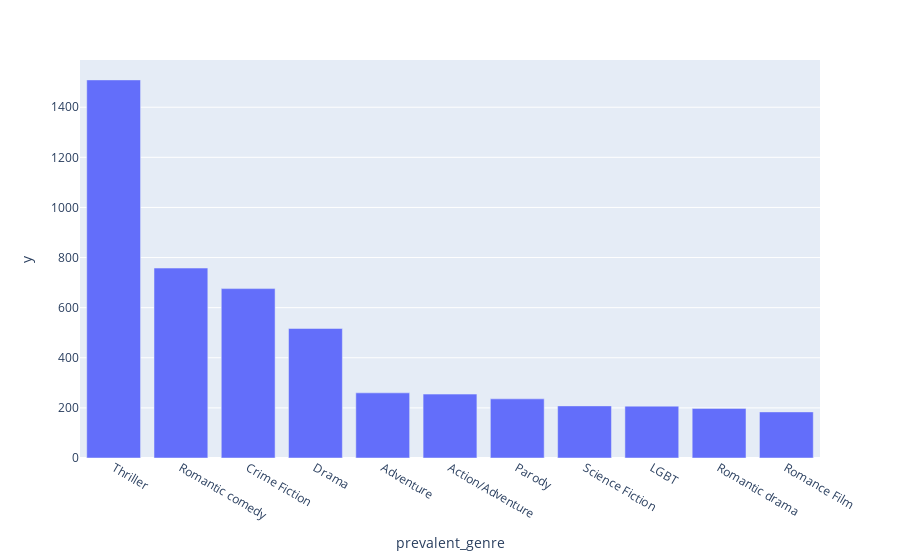

This figure's notebook cell:
### Code cell
## Distribution of genres in the dataset where count > 20
genre_count2 = df_genres['prevalent_genre'].value_counts()
genre_count2 = genre_count2[genre_count2 > 160]

fig = px.bar(genre_count2, x = genre_count2.index, y = genre_count2.values)
fig.show()

### Figure 1 — Plotly figure (JSON) as saved in the notebook; plotly's stock layout.template omitted (floating-point values rounded to 4 significant figures)
{"data": [{"alignmentgroup": "True", "hovertemplate": "prevalent_genre=%{x}<br>y=%{y}<extra></extra>", "legendgroup": "", "marker": {"color": "#636efa", "pattern": {"shape": ""}}, "name": "", "offsetgroup": "", "orientation": "v", "showlegend": false, "textposition": "auto", "type": "bar", "x": ["Thriller", "Romantic comedy", "Crime Fiction", "Drama", "Adventure", "Action/Adventure", "Parody", "Science Fiction", "LGBT", "Romantic drama", "Romance Film"], "xaxis": "x", "y": [1509, 758, 676, 517, 260, 255, 236, 208, 207, 198, 184], "yaxis": "y"}], "layout": {"barmode": "relative", "legend": {"tracegroupgap": 0}, "margin": {"t": 60}, "xaxis": {"anchor": "y", "domain": [0, 1], "title": {"text": "prevalent_genre"}}, "yaxis": {"anchor": "x", "domain": [0, 1], "title": {"text": "y"}}}}
